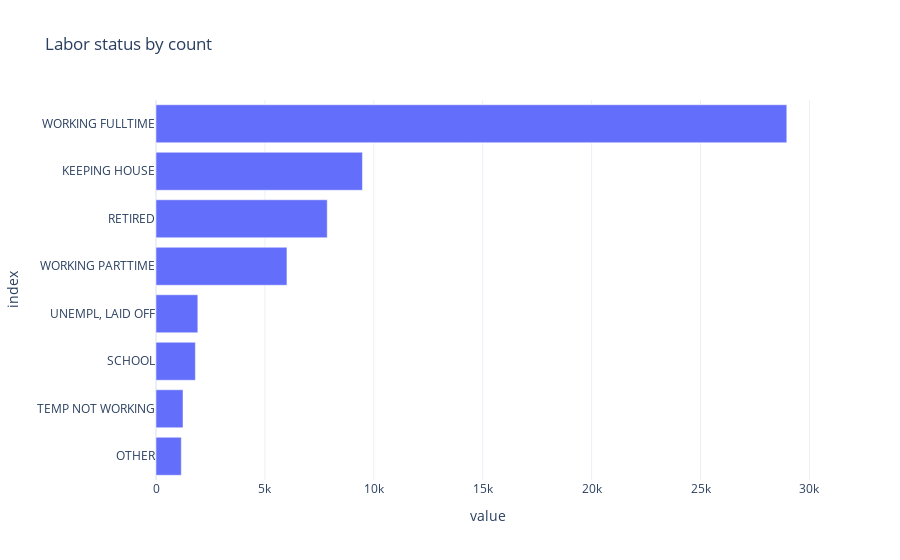

Here is the notebook cell this chart was saved with:
### Markdown cell above
Let's change the orientation of the plot and add a title, for a better perspective.

### Code cell
# Create a new figure object
fig = px.bar(df["labor_status"].value_counts(ascending=True),
             template="plotly_white",
             orientation="h",
             title="Labor status by count"
            )

# Hide the legend and show the plot
fig.update_layout(showlegend=False)
fig.show()

### Figure 1 — Plotly figure (JSON) as saved in the notebook; plotly's stock layout.template omitted (floating-point values rounded to 4 significant figures)
{"data": [{"alignmentgroup": "True", "hovertemplate": "variable=labor_status<br>value=%{x}<br>index=%{y}<extra></extra>", "legendgroup": "labor_status", "marker": {"color": "#636efa", "pattern": {"shape": ""}}, "name": "labor_status", "offsetgroup": "labor_status", "orientation": "h", "showlegend": true, "textposition": "auto", "type": "bar", "x": [1161, 1240, 1807, 1920, 6012, 7861, 9478, 28960], "xaxis": "x", "y": ["OTHER", "TEMP NOT WORKING", "SCHOOL", "UNEMPL, LAID OFF", "WORKING PARTTIME", "RETIRED", "KEEPING HOUSE", "WORKING FULLTIME"], "yaxis": "y"}], "layout": {"barmode": "relative", "legend": {"title": {"text": "variable"}, "tracegroupgap": 0}, "showlegend": false, "title": {"text": "Labor status by count"}, "xaxis": {"anchor": "y", "domain": [0, 1], "title": {"text": "value"}}, "yaxis": {"anchor": "x", "domain": [0, 1], "title": {"text": "index"}}}}
